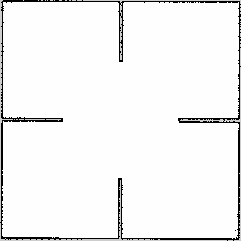
#> input picture src/tb4_drl_navigation/tb4_drl_navigation/envs/diffdrive/maps/static_world.pgm, 241 x 241 px
$ python scenario_generator.py
#> lines starting #> are read from the running program, lines starting #| are printed output that depends on the picture; after the words box and inside, x2 and y2 are one past the last pixel; in counts of white or black regions, pixels touching at a corner belong together
import argparse
import logging
from pathlib import Path
from typing import List, Optional, Tuple

import cv2
import matplotlib.pyplot as plt
import numpy as np
from sklearn.neighbors import KDTree
import yaml


class ScenarioGenerator:
    """
    Generate randomized navigation scenarios from a static occupancy map.

    How it works:

      1. Load a occupancy map image and its YAML metadata (resolution, origin,
         thresholds).
      2. Process the map into “buffered free space” by eroding obstacles
         according to robot radius and clearance.
      3. Build a KD-tree of valid free cells.
      4. Provide `generate_start_goal()` to sample start/goal pairs subject to
         a minimum separation constraint and optional distance bias.
      5. Provide `generate_obstacles()` to place N obstacles at valid locations
         while respecting clearance from start/goal.

    Parameters
    ----------
    map_path : str
        Path to the occupancy map image.
    yaml_path : str
        Path to the corresponding YAML map metadata file.
    robot_radius : float, optional
        Robot's circular radius [m] used for map buffering (default: 0.3).
    min_separation : float, optional
        Minimum start-to-goal distance [m] (default: 2.0).
    obstacle_clearance : float, optional
        Clearance [m] required around any obstacle (default: 1.5).

    Examples
    --------
    >>> gen = ScenarioGenerator(
    ...     map_path='maps/static_world.pgm',
    ...     yaml_path='maps/static_world.yaml',
    ...     robot_radius=0.4,
    ...     min_separation=4.0,
    ...     obstacle_clearance=2.0
    ... )
    >>> start, goal = gen.generate_start_goal(
    ...     max_attempts=50, goal_sampling_bias='uniform', eps=1e-4
    ... )
    >>> obstacles = gen.generate_obstacles(
    ...     num_obstacles=10, start_pos=start, goal_pos=goal
    ... )

    """

    def __init__(
            self,
            map_path: Path,
            yaml_path: Path,
            robot_radius: float = 0.3,
            min_separation: float = 2.0,
            obstacle_clearance: float = 1.5,
            seed: Optional[int] = None,
    ):
        """
        Initialize scenario generator.

        Parameters
        ----------
        map_path : Path
            Path to the occupancy map image file
        yaml_path : Path
            Path to the map metadata YAML file
        robot_radius : float
            Robot's circular radius [m]
        min_sep : float
            Minimum start-to-goal separation [m]
        obs_clear : float
            Clearance required around obstacles [m]
        """
        self.logger = logging.getLogger(self.__class__.__name__)
        self._validate_inputs(
            map_path, yaml_path, robot_radius, min_separation, obstacle_clearance
        )
        self.map_path = map_path
        self.yaml_path = yaml_path
        self.robot_radius = robot_radius
        self.min_separation = min_separation
        self.obstacle_clearance = obstacle_clearance

        self.seed = seed
        self._rng = np.random.default_rng(seed=self.seed)

        self.metadata = self._load_metadata()
        self.origin = self._parse_origin()
        self.map_img, self.processed_map = self._process_map()
        self.free_cells = self._get_free_cells()
        self.kdtree = KDTree(self.free_cells)

    @staticmethod
    def _validate_inputs(
        map_path: Path,
        yaml_path: Path,
        robot_radius: float,
        min_sep: float,
        obs_clear: float
    ) -> None:
        """
        Validate scenario generator inputs.

        Parameters
        ----------
        map_path : Path
            Path to the occupancy map image file
        yaml_path : Path
            Path to the map metadata YAML file
        robot_radius : float
            Robot's circular radius [m]
        min_sep : float
            Minimum start-to-goal separation [m]
        obs_clear : float
            Clearance required around obstacles [m]

        Raises
        ------
        FileNotFoundError
            If either map file is not found
        ValueError
            If any clearance/distance parameter is not positive
        """
        if not map_path.exists():
            raise FileNotFoundError(f'Map file {map_path} not found')
        if not yaml_path.exists():
            raise FileNotFoundError(f'Map metadata file {yaml_path} not found')
        if any(val <= 0 for val in [robot_radius, min_sep, obs_clear]):
            raise ValueError('All clearance/distance parameters must be positive')

    def _load_metadata(self) -> dict:
        """Load and validate map metadata."""
        with open(self.yaml_path) as f:
            metadata = yaml.safe_load(f)

        required_keys = {'resolution', 'origin', 'occupied_thresh', 'free_thresh'}
        if not required_keys.issubset(metadata):
            missing = required_keys - metadata.keys()
            raise ValueError(f'Missing required YAML keys: {missing}')

        return metadata

    def _parse_origin(self) -> Tuple[float, float, float]:
        """Convert origin to (x, y, yaw)."""
        # TODO: is there a slam pkg that provide origin as pos + q?
        origin = self.metadata['origin']
        if len(origin) == 3:
            return (origin[0], origin[1], origin[2])
        else:
            raise ValueError('Invalid origin format')

    def _process_map(self) -> Tuple[np.ndarray, np.ndarray]:
        """Process map image with morphological operations."""
        # Load map image
        map_img = cv2.imread(str(self.map_path), cv2.IMREAD_GRAYSCALE)
#> map_img is the input picture: shape (241, 241); min 0, max 254, mean 243.2
        if map_img is None:
            raise FileNotFoundError(f'Failed to load map image from {self.map_path}')

        # Apply thresholds to identify free space
        free_thresh = self.metadata['free_thresh']
        free_thresh_pixel = (1.0 - free_thresh) * 255
        free_mask = map_img > free_thresh_pixel
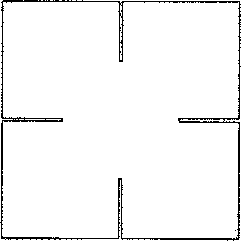
#> free_mask: shape (241, 241) bool; 96.2% white; black in thin lines or dots

        # Check if any free cells are present
        if not np.any(free_mask):
            raise ValueError('No free cells found in the map.')

        # Convert to uint8 (0 and 255)
        free_mask_uint8 = np.where(free_mask, 255, 0).astype(np.uint8)
#> free_mask_uint8: shape (241, 241); 96.2% white; black in thin lines or dots

        # Calculate buffer in pixels
        resolution = self.metadata['resolution']
        # The buffer for the map processing should consider both robot radius and a small safety margin
        # to ensure the robot stays away from walls
        buffer_distance = self.robot_radius * 1.5  # 20% extra margin
        buffer_pixels = int(np.ceil(buffer_distance / resolution))

        if buffer_pixels <= 0:
            self.logger.warning('Buffer pixels is zero. No erosion applied.')
            processed_map = free_mask.astype(int)
        else:
            # Create circular kernel for erosion
            kernel_size = buffer_pixels * 2 + 1 # Ensures an odd kernel size for proper centering
            kernel = cv2.getStructuringElement(
                cv2.MORPH_ELLIPSE, (kernel_size, kernel_size)
            )

            # Erode the free areas to create buffer
            eroded_free = cv2.erode(free_mask_uint8, kernel, iterations=1)
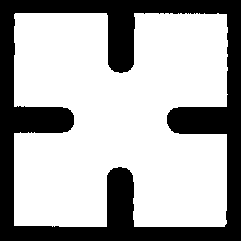
#> eroded_free: shape (241, 241); 67.8% white; 1 black region, box (x1, y1, x2, y2) and area: (0, 0, 241, 241) 18677
            processed_map = (eroded_free == 255).astype(int)

        # Validate processed map
        if np.sum(processed_map) == 0:
            raise ValueError(
                'Processed map has no navigable areas. '
                'Check robot_radius parameter and map size.' # Adjusted message
            )

        return map_img, processed_map

    def _get_free_cells(self) -> np.ndarray:
        """Get array of valid (row, col) positions from the processed map.

        The processed map already accounts for:
        1. Wall boundaries (via map image)
        2. Robot radius (via erosion)
        3. Additional safety margin
        """
        # Get indices where processed_map == 1 (completely free space)
        free_cell_indices = np.where(self.processed_map == 1)
#> free_cell_indices = 39404 positions, rows 13 to 226, columns 14 to 227
#> (the rest of the program and of its run is left out)
